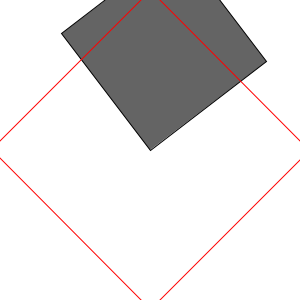
Frame 1 (no input)
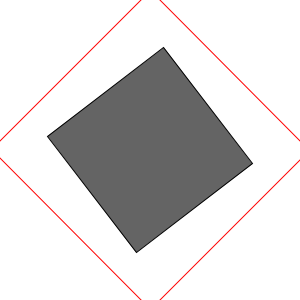
Frame 60 (the mouse pressed at the canvas centre just before this capture)
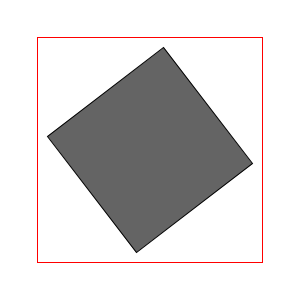
Frame 120 (the mouse held since frame 60 and released just before this capture)

The Processing sketch that drew these frames (run headless with seeded random() and noise(); from frame 60 on, the mouse is pressed at the canvas centre):

// Processing sketch: A1Challange
// ── A1Challange.pde
import java.util.ArrayDeque;

PVector object = new PVector(0, 0);
ArrayDeque<Box> UnSolvedBoxes = new ArrayDeque<Box>();
int level = 2;
float sizing; // outer box sizing
float scaling; // level scale factor
void setup() {
  scaling = 40;
  size(300, 300);
  gameSetup();
  sizing = (width/4)*3;
}
// loads teh area with boxes with random angles for you to solve..
void gameSetup() {
  if (level>scaling) {
    scaling = level;
  }
  for (int i= 1; i <level; i++) {
    UnSolvedBoxes.add(new Box(((width/2)/scaling)*(scaling-(1*i))));
  }
}


void draw() {
  //checking for end of game mechanics
  if (UnSolvedBoxes.isEmpty()) {
    level++;
    gameSetup();
  }
  background(255);
  translate(width/2, height/2); // so everything working from the center gets ride of the all the weird gometry to work out were we are and stuff

  Box temp[] = new Box[1];
  temp = UnSolvedBoxes.toArray(temp);
  for(int i = temp.length-1 ; i>=0 ; i--)
   temp[i].drawBox();


  // little helper so you can work out if your close or not
  if (UnSolvedBoxes.peek().check(angle())) {
    stroke(0, 255, 0);
  } else {
    stroke(255, 0, 0);
  }
  // draws teh outer box
  rotate(angle());
  rectMode(CENTER);
  noFill();
  rect(0, 0, sizing, sizing);
}


//click to solve
void mousePressed() {
  if (UnSolvedBoxes.peek().check(angle())) {
    UnSolvedBoxes.pop();
  }
}

//works out the angle between the mouse and the up point or roatate (0) and then returns the require rotation.
float angle() {
  PVector mouse = new PVector(mouseX-width/2, mouseY-height/2);
  PVector up = new PVector(0, 1); 

  if (mouse.x>=0) {

    return TWO_PI-PVector.angleBetween(up, mouse);
  } else {

    return PVector.angleBetween(up, mouse);
  }
}
// ── box.pde
class Box {

  float angle;
  float size;

  Box(float Size) {
    size = Size;
    angle= random(0, TWO_PI);
  }


  void drawBox() {
    stroke(0);
    rotate(0);
    rotate(angle);
    fill(100);
    rect(0, 0, size, size);

    rotate(-angle);
  }


  //checks to see if you boxhas been solved.
  boolean check(float other) {

    return  (degrees(other) < degrees(angle)+2 && degrees(other) >= degrees(angle)-2);
  }
}
